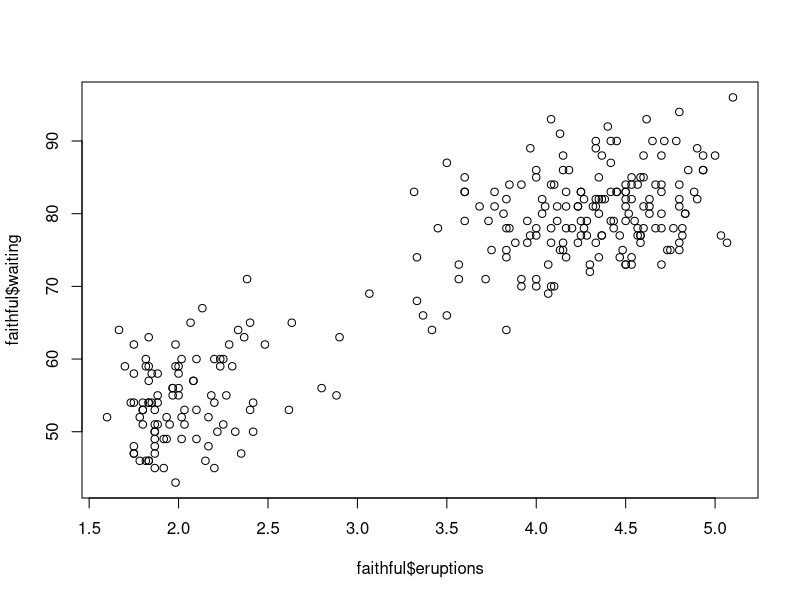
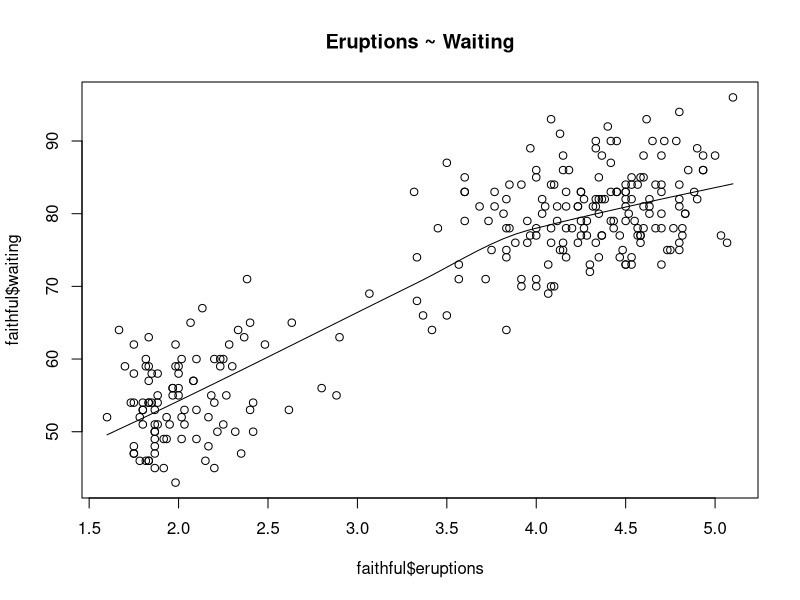
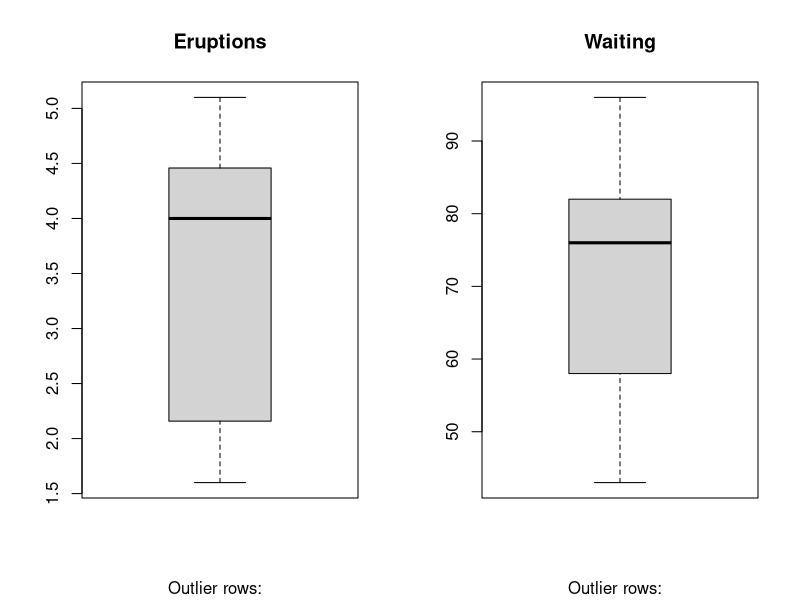
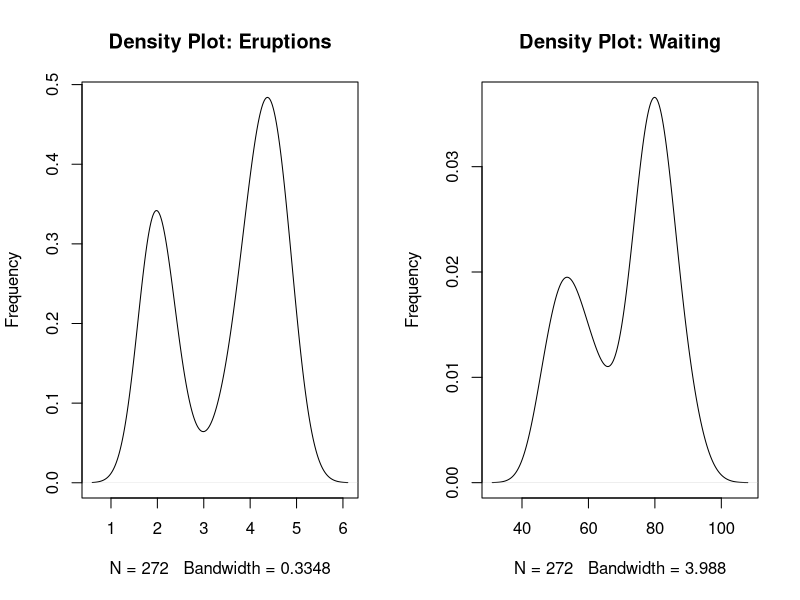
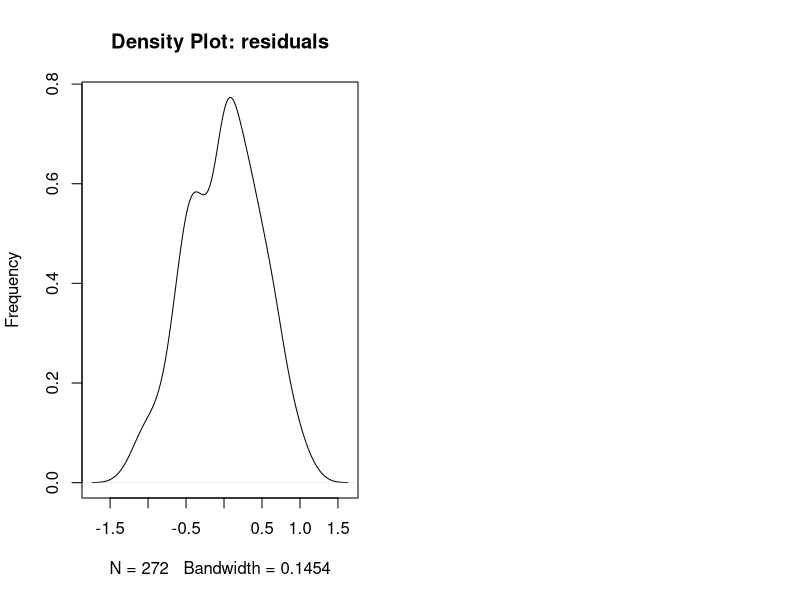
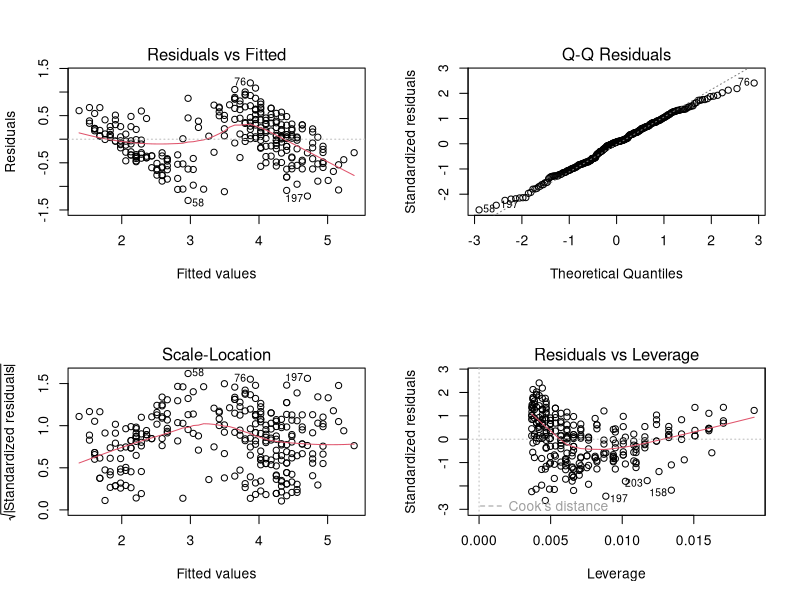

These charts were generated, in order, by the following R code:
head(faithful)       #inspect the start of the dataset faithful

#Check the correlation between the variables eruptions and waiting

cor(faithful$eruptions, faithful$waiting)
#Create a plot that shows both the points and a smoothed line of the points 
plot(faithful$eruptions, faithful$waiting)# scatterplot
scatter.smooth(x=faithful$eruptions, y=faithful$waiting, main="Eruptions ~ Waiting")  # smoothed line of the points 

#Create box plots for the variables

par(mfrow=c(1, 2))  # divide graph area in 2 columns
boxplot(faithful$eruptions, main="Eruptions", sub=paste("Outlier rows: ", boxplot.stats(faithful$eruptions)$out))
# box plot for 'eruptions'
boxplot(faithful$waiting, main="Waiting", sub=paste("Outlier rows: ", boxplot.stats(faithful$waiting)$out))
# box plot for 'waiting'

#Create graphs of the densities of the variables
par(mfrow=c(1, 2))# divide graph area in 2 columns
plot(density(faithful$eruptions), main="Density Plot: Eruptions", ylab="Frequency")
# density plot for 'eruptions'
plot(density(faithful$waiting), main="Density Plot: Waiting", ylab="Frequency")
# density plot for 'waiting'

#Fit a simple linear model that predicts eruptions from waiting
faithful.lm <- lm(eruptions ~ waiting, data=faithful)  # build linear regression model 
print(faithful.lm)
#Visualise the resulting regression line on a scatterplot of the data


faithful.lm <- lm(eruptions ~ waiting, data=faithful)  # build linear regression model
faithful.res <- resid(faithful.lm)

plot(density(faithful.res), main="Density Plot: residuals", ylab="Frequency")  #inspecting the residuals density


par(mfrow=c(2,2)) #dividing the plot into 4 sections with 2 rows and 2 coloumns
plot(faithful.lm) #plotting the 4 plots

#Analyzing the density plots from the last week and this week, the model is apppropriate since the residual
#density plot forms a normal destribution,  this makes the model to be appropriate for two variables taken,
#and can predict with a relatively high confidence level